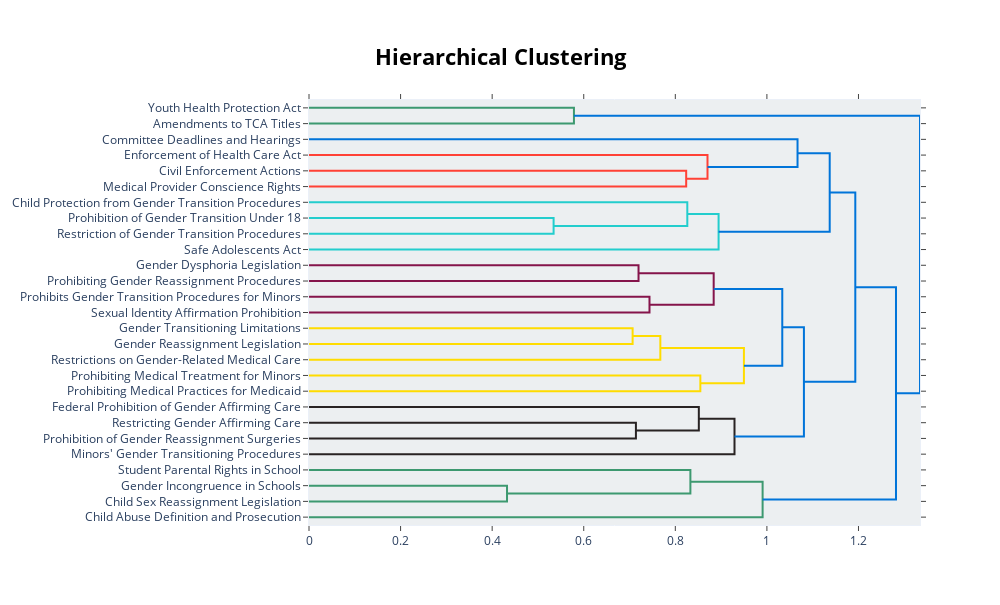

Source (notebook cell):
### Code cell
topic_model.visualize_hierarchy(custom_labels=True)

### Figure 1 — Plotly figure (JSON) as saved in the notebook; plotly's stock layout.template omitted (floating-point values rounded to 4 significant figures)
{"data": [{"hoverinfo": "text", "marker": {"color": "rgb(61,153,112)"}, "mode": "lines", "type": "scatter", "x": [0, 0.5786, 0.5786, 0], "xaxis": "x", "y": [-5, -5, -15, -15], "yaxis": "y"}, {"hoverinfo": "text", "marker": {"color": "rgb(255,65,54)"}, "mode": "lines", "type": "scatter", "x": [0, 0.8237, 0.8237, 0], "xaxis": "x", "y": [-45, -45, -55, -55], "yaxis": "y"}, {"hoverinfo": "text", "marker": {"color": "rgb(255,65,54)"}, "mode": "lines", "type": "scatter", "x": [0, 0.8703, 0.8703, 0.8237], "xaxis": "x", "y": [-35, -35, -50, -50], "yaxis": "y"}, {"hoverinfo": "text", "marker": {"color": "rgb(0,116,217)"}, "mode": "lines", "type": "scatter", "x": [0, 1.067, 1.067, 0.8703], "xaxis": "x", "y": [-25, -25, -42.5, -42.5], "yaxis": "y"}, {"hoverinfo": "text", "marker": {"color": "rgb(35,205,205)"}, "mode": "lines", "type": "scatter", "x": [0, 0.5342, 0.5342, 0], "xaxis": "x", "y": [-75, -75, -85, -85], "yaxis": "y"}, {"hoverinfo": "text", "marker": {"color": "rgb(35,205,205)"}, "mode": "lines", "type": "scatter", "x": [0, 0.8262, 0.8262, 0.5342], "xaxis": "x", "y": [-65, -65, -80, -80], "yaxis": "y"}, {"hoverinfo": "text", "marker": {"color": "rgb(35,205,205)"}, "mode": "lines", "type": "scatter", "x": [0.8262, 0.8945, 0.8945, 0], "xaxis": "x", "y": [-72.5, -72.5, -95, -95], "yaxis": "y"}, {"hoverinfo": "text", "marker": {"color": "rgb(0,116,217)"}, "mode": "lines", "type": "scatter", "x": [1.067, 1.137, 1.137, 0.8945], "xaxis": "x", "y": [-33.75, -33.75, -83.75, -83.75], "yaxis": "y"}, {"hoverinfo": "text", "marker": {"color": "rgb(133,20,75)"}, "mode": "lines", "type": "scatter", "x": [0, 0.7196, 0.7196, 0], "xaxis": "x", "y": [-105, -105, -115, -115], "yaxis": "y"}, {"hoverinfo": "text", "marker": {"color": "rgb(133,20,75)"}, "mode": "lines", "type": "scatter", "x": [0, 0.7436, 0.7436, 0], "xaxis": "x", "y": [-125, -125, -135, -135], "yaxis": "y"}, {"hoverinfo": "text", "marker": {"color": "rgb(133,20,75)"}, "mode": "lines", "type": "scatter", "x": [0.7196, 0.8838, 0.8838, 0.7436], "xaxis": "x", "y": [-110, -110, -130, -130], "yaxis": "y"}, {"hoverinfo": "text", "marker": {"color": "rgb(255,220,0)"}, "mode": "lines", "type": "scatter", "x": [0, 0.7067, 0.7067, 0], "xaxis": "x", "y": [-145, -145, -155, -155], "yaxis": "y"}, {"hoverinfo": "text", "marker": {"color": "rgb(255,220,0)"}, "mode": "lines", "type": "scatter", "x": [0.7067, 0.7673, 0.7673, 0], "xaxis": "x", "y": [-150, -150, -165, -165], "yaxis": "y"}, {"hoverinfo": "text", "marker": {"color": "rgb(255,220,0)"}, "mode": "lines", "type": "scatter", "x": [0, 0.8546, 0.8546, 0], "xaxis": "x", "y": [-175, -175, -185, -185], "yaxis": "y"}, {"hoverinfo": "text", "marker": {"color": "rgb(255,220,0)"}, "mode": "lines", "type": "scatter", "x": [0.7673, 0.9498, 0.9498, 0.8546], "xaxis": "x", "y": [-157.5, -157.5, -180, -180], "yaxis": "y"}, {"hoverinfo": "text", "marker": {"color": "rgb(0,116,217)"}, "mode": "lines", "type": "scatter", "x": [0.8838, 1.034, 1.034, 0.9498], "xaxis": "x", "y": [-120, -120, -168.8, -168.8], "yaxis": "y"}, {"hoverinfo": "text", "marker": {"color": "rgb(40,35,35)"}, "mode": "lines", "type": "scatter", "x": [0, 0.714, 0.714, 0], "xaxis": "x", "y": [-205, -205, -215, -215], "yaxis": "y"}, {"hoverinfo": "text", "marker": {"color": "rgb(40,35,35)"}, "mode": "lines", "type": "scatter", "x": [0, 0.8513, 0.8513, 0.714], "xaxis": "x", "y": [-195, -195, -210, -210], "yaxis": "y"}, {"hoverinfo": "text", "marker": {"color": "rgb(40,35,35)"}, "mode": "lines", "type": "scatter", "x": [0.8513, 0.9292, 0.9292, 0], "xaxis": "x", "y": [-202.5, -202.5, -225, -225], "yaxis": "y"}, {"hoverinfo": "text", "marker": {"color": "rgb(0,116,217)"}, "mode": "lines", "type": "scatter", "x": [1.034, 1.081, 1.081, 0.9292], "xaxis": "x", "y": [-144.4, -144.4, -213.8, -213.8], "yaxis": "y"}, {"hoverinfo": "text", "marker": {"color": "rgb(0,116,217)"}, "mode": "lines", "type": "scatter", "x": [1.137, 1.193, 1.193, 1.081], "xaxis": "x", "y": [-58.75, -58.75, -179.1, -179.1], "yaxis": "y"}, {"hoverinfo": "text", "marker": {"color": "rgb(61,153,112)"}, "mode": "lines", "type": "scatter", "x": [0, 0.4325, 0.4325, 0], "xaxis": "x", "y": [-245, -245, -255, -255], "yaxis": "y"}, {"hoverinfo": "text", "marker": {"color": "rgb(61,153,112)"}, "mode": "lines", "type": "scatter", "x": [0, 0.8329, 0.8329, 0.4325], "xaxis": "x", "y": [-235, -235, -250, -250], "yaxis": "y"}, {"hoverinfo": "text", "marker": {"color": "rgb(61,153,112)"}, "mode": "lines", "type": "scatter", "x": [0.8329, 0.9906, 0.9906, 0], "xaxis": "x", "y": [-242.5, -242.5, -265, -265], "yaxis": "y"}, {"hoverinfo": "text", "marker": {"color": "rgb(0,116,217)"}, "mode": "lines", "type": "scatter", "x": [1.193, 1.282, 1.282, 0.9906], "xaxis": "x", "y": [-118.9, -118.9, -253.8, -253.8], "yaxis": "y"}, {"hoverinfo": "text", "marker": {"color": "rgb(0,116,217)"}, "mode": "lines", "type": "scatter", "x": [0.5786, 1.334, 1.334, 1.282], "xaxis": "x", "y": [-10, -10, -186.3, -186.3], "yaxis": "y"}], "layout": {"autosize": false, "height": 605, "hoverlabel": {"bgcolor": "white", "font": {"family": "Rockwell", "size": 16}}, "hovermode": "closest", "plot_bgcolor": "#ECEFF1", "showlegend": false, "title": {"font": {"color": "Black", "size": 22}, "text": "<b>Hierarchical Clustering</b>", "x": 0.5, "xanchor": "center", "yanchor": "top"}, "width": 1000, "xaxis": {"mirror": "allticks", "rangemode": "tozero", "showgrid": false, "showline": true, "showticklabels": true, "ticks": "outside", "type": "linear", "zeroline": false}, "yaxis": {"mirror": "allticks", "range": [-270, 0], "rangemode": "tozero", "showgrid": false, "showline": true, "showticklabels": true, "tickmode": "array", "ticks": "outside", "ticktext": ["Youth Health Protection Act", "Amendments to TCA Titles", "Committee Deadlines and Hearings", "Enforcement of Health Care Act", "Civil Enforcement Actions", "Medical Provider Conscience Rights", "Child Protection from Gender Transition Procedures", "Prohibition of Gender Transition Under 18", "Restriction of Gender Transition Procedures", "Safe Adolescents Act", "Gender Dysphoria Legislation", "Prohibiting Gender Reassignment Procedures", "Prohibits Gender Transition Procedures for Minors", "Sexual Identity Affirmation Prohibition", "Gender Transitioning Limitations", "Gender Reassignment Legislation", "Restrictions on Gender-Related Medical Care", "Prohibiting Medical Treatment for Minors", "Prohibiting Medical Practices for Medicaid", "Federal Prohibition of Gender Affirming Care", "Restricting Gender Affirming Care", "Prohibition of Gender Reassignment Surgeries", "Minors' Gender Transitioning Procedures", "Student Parental Rights in School", "Gender Incongruence in Schools", "Child Sex Reassignment Legislation", "Child Abuse Definition and Prosecution"], "tickvals": [-5, -15, -25, -35, -45, -55, -65, -75, -85, -95, -105, -115, -125, -135, -145, -155, -165, -175, -185, -195, -205, -215, -225, -235, -245, -255, -265], "type": "linear", "zeroline": false}}}
